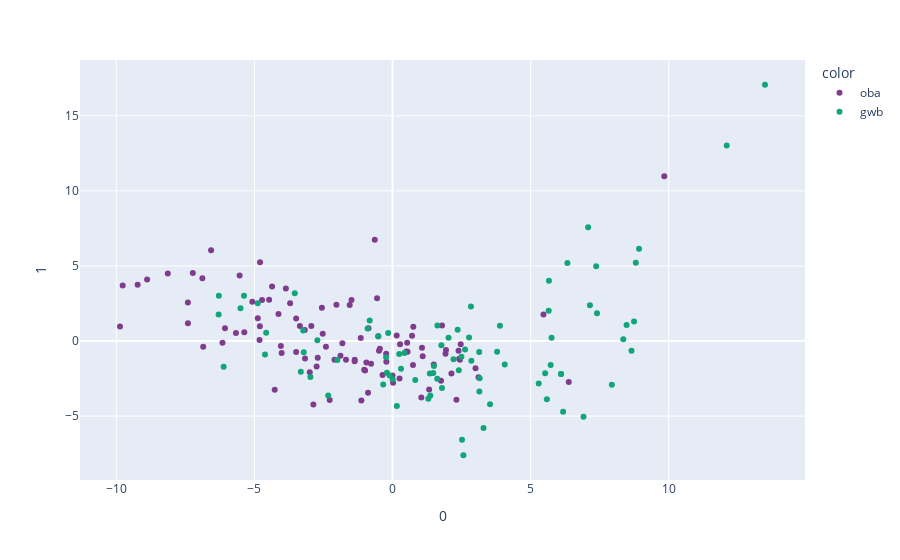

The code cell stored with this chart in its notebook:
### Code cell
fig = px.scatter(pcafit, 
                 x=0, 
                 y=1, 
                 color=combined['source'],
                 hover_name=combined['date'],
                 color_discrete_sequence=px.colors.qualitative.Bold)
fig.show()
